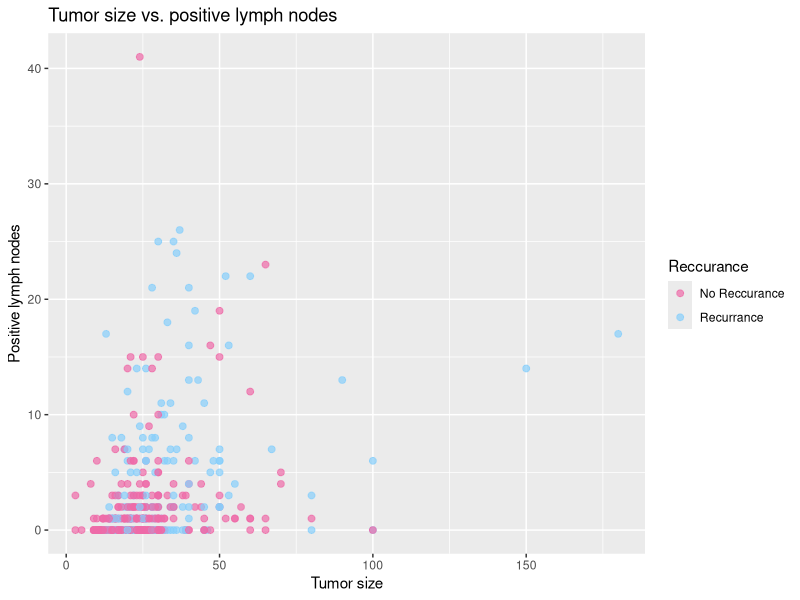
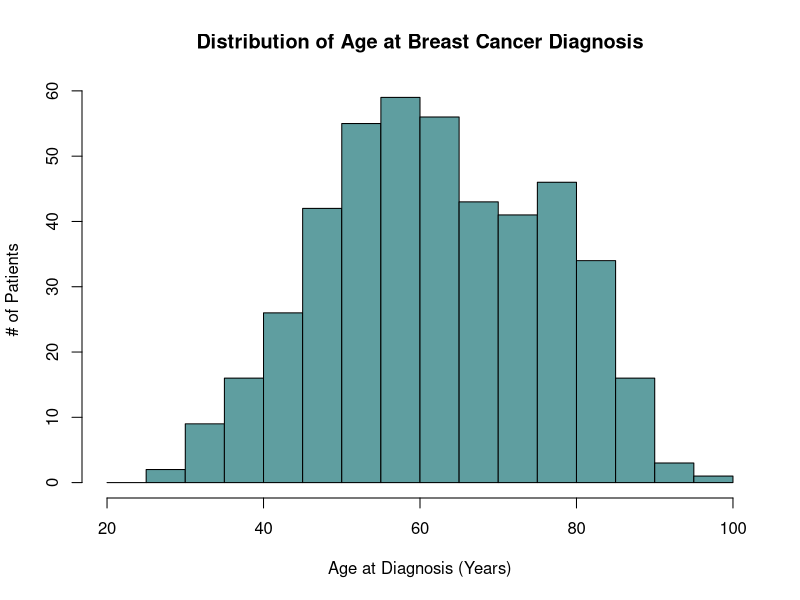
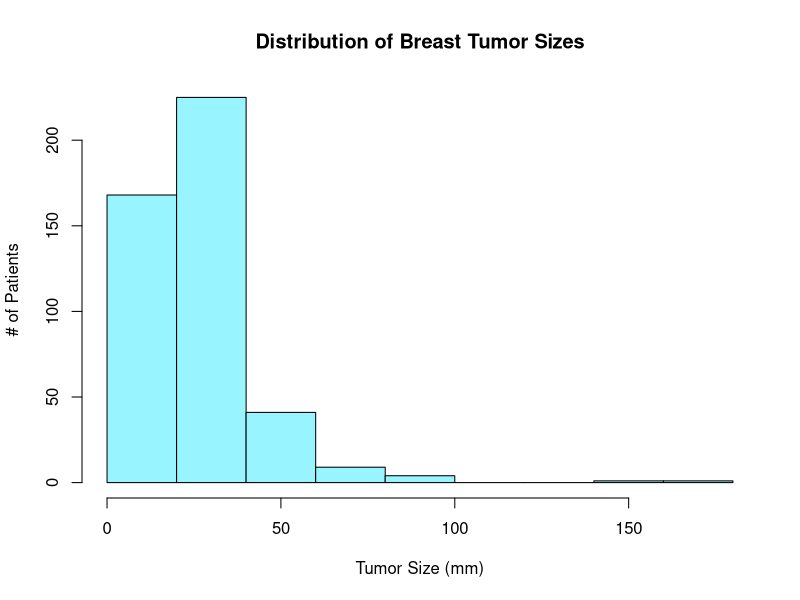
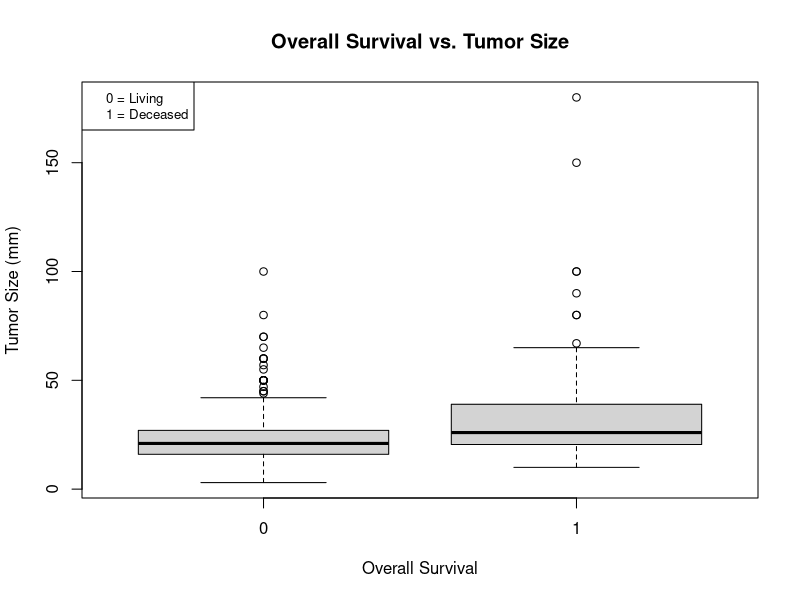
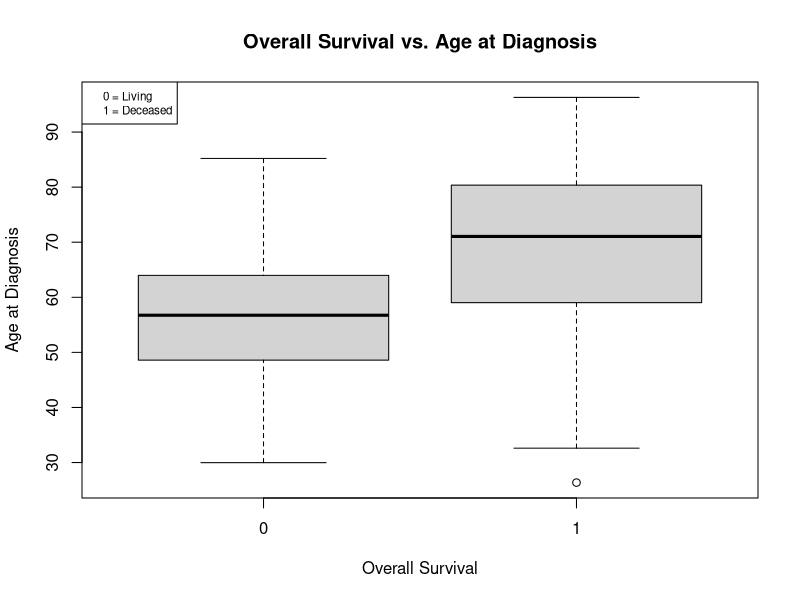

Reproduce these figures in R, in order.
## ---- chunk 1

library(tidyverse)
cleaned_df <- read_csv("cleaned_clinical_data.csv") %>%
  mutate(Reccurance = factor(RFS_BOOL, levels = c(0,1),
                             labels = c("No Reccurance", "Recurrance")))

ggplot(cleaned_df, aes(TUMOR_SIZE, LYMPH_NODES_EXAMINED_POSITIVE, color = Reccurance)) +
  geom_point(size = 2, alpha = 0.7) + scale_color_manual(values = c("hotpink2", "lightskyblue")) +
  labs(title = "Tumor size vs. positive lymph nodes",
       x = "Tumor size",
       y = "Positive lymph nodes")


## ---- chunk 2



## ---- chunk 3
# histograms

hist(cleaned_df$AGE_AT_DIAGNOSIS, main = "Distribution of Age at Breast Cancer Diagnosis", xlab = "Age at Diagnosis (Years)", ylab = "# of Patients", breaks = seq(20,100, by = 5), col = "cadetblue")

hist(cleaned_df$TUMOR_SIZE, main = "Distribution of Breast Tumor Sizes", xlab = "Tumor Size (mm)", ylab = "# of Patients", col = "cadetblue1")
## ---- chunk 4
boxplot(TUMOR_SIZE ~ OS_BOOL, 
        data = cleaned_df,
        main = "Overall Survival vs. Tumor Size",
        xlab = "Overall Survival",
        ylab = "Tumor Size (mm)")
legend("topleft", c("0 = Living", "1 = Deceased"), cex = 0.8)
## ---- chunk 5
boxplot(AGE_AT_DIAGNOSIS ~ OS_BOOL, 
        data = cleaned_df,
        main = "Overall Survival vs. Age at Diagnosis",
        xlab = "Overall Survival",
        ylab = "Age at Diagnosis")
legend("topleft", c("0 = Living", "1 = Deceased"), cex = 0.7)
